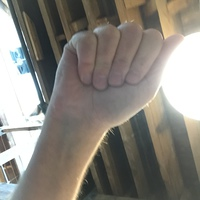
#> input picture dataset/A/A0002_test.jpg, 200 x 200 px; its folder holds only this picture in this run
$ python -i segmentation.py   (imports and definitions only)   (older library calls are emulated)
#> lines starting #> are read from the running program, lines starting #| are printed output that depends on the picture; after the words box and inside, x2 and y2 are one past the last pixel; in counts of white or black regions, pixels touching at a corner belong together
"""
Task 6: Image Segmentation Module
Implements edge detection operators (Roberts, Prewitt, Sobel, Laplacian),
thresholding techniques (Global, Otsu, Adaptive), practical HSV/YCrCb skin segmentation,
and quantitative segmentation quality analysis.
"""

import cv2
import numpy as np


# ==========================================================
# EDGE DETECTION OPERATORS
# ==========================================================

# [76 lines left out: functions roberts_edge, prewitt_edge, sobel_edge, laplacian_edge, global_threshold, otsu_threshold and 1 more, not called in this run]


def hsv_skin_segmentation(image_bgr, lower_hsv=None, upper_hsv=None, min_sat=26):
    """
    Practical skin color segmentation combining HSV and YCrCb color spaces.
    Handles varied lighting and hand gesture foreground extraction reliably.
    Rejects beige clothing and background walls by using a calibrated saturation threshold.
    If image is grayscale, falls back to automatic Otsu segmentation.
    """
    if len(image_bgr.shape) == 2 or (len(image_bgr.shape) == 3 and image_bgr.shape[2] == 1):
        mask, _ = otsu_threshold(image_bgr)
        return mask

    if lower_hsv is None:
        lower_hsv = np.array([0, min_sat, 45], dtype=np.uint8)
    if upper_hsv is None:
        upper_hsv = np.array([25, 255, 255], dtype=np.uint8)

    hsv = cv2.cvtColor(image_bgr, cv2.COLOR_BGR2HSV)
    hsv_mask = cv2.inRange(hsv, lower_hsv, upper_hsv)

    ycrcb = cv2.cvtColor(image_bgr, cv2.COLOR_BGR2YCrCb)
    lower_ycrcb = np.array([0, 133, 78], dtype=np.uint8)
    upper_ycrcb = np.array([255, 175, 128], dtype=np.uint8)
    ycrcb_mask = cv2.inRange(ycrcb, lower_ycrcb, upper_ycrcb)

    # Fusion of both color space constraints
    combined = cv2.bitwise_and(hsv_mask, ycrcb_mask)
    return combined


# [65 lines left out: function prune_forearm_wrist, not called in this run]


def detect_hand_bounding_box(image_bgr, min_sat=26):
    """
    Automated DIP Hand Localization:
    Finds the most prominent hand candidate within the frame using skin segmentation,
    geometric aspect ratios, and palm distance transform scoring.
    Returns (x, y, w, h) bounding box.
    """
    h, w = image_bgr.shape[:2]
    total_area = float(h * w)

    skin = hsv_skin_segmentation(image_bgr, min_sat=min_sat)
    se = cv2.getStructuringElement(cv2.MORPH_ELLIPSE, (5, 5))
    skin = cv2.morphologyEx(skin, cv2.MORPH_OPEN, se)
    skin = cv2.morphologyEx(skin, cv2.MORPH_CLOSE, se)

    num_labels, labels, stats, _ = cv2.connectedComponentsWithStats(skin, connectivity=8)
    if num_labels <= 1:
        # Fallback to central region
        dim = int(min(h, w) * 0.65)
        return max(0, w // 2 - dim // 2), max(0, h // 2 - dim // 2), dim, dim

    candidates = []
    for i in range(1, num_labels):
        area = stats[i, cv2.CC_STAT_AREA]
        if area < total_area * 0.01 or area > total_area * 0.6:
            continue
        bx = stats[i, cv2.CC_STAT_LEFT]
        by = stats[i, cv2.CC_STAT_TOP]
        bw = stats[i, cv2.CC_STAT_WIDTH]
        bh = stats[i, cv2.CC_STAT_HEIGHT]
        aspect = float(bw) / max(1, bh)

        comp_mask = (labels == i).astype(np.uint8) * 255
        dist = cv2.distanceTransform(comp_mask, cv2.DIST_L2, 5)
        max_d = float(np.max(dist))

        # Score favors square-like hand aspect ratios and solid palm cores
        score = max_d * (1.0 / (abs(aspect - 0.9) + 0.3))
        candidates.append((score, (bx, by, bw, bh)))

    if not candidates:
        dim = int(min(h, w) * 0.65)
        return max(0, w // 2 - dim // 2), max(0, h // 2 - dim // 2), dim, dim

    candidates.sort(key=lambda c: c[0], reverse=True)
    best_bx, best_by, best_bw, best_bh = candidates[0][1]

    # Add 15% margin and make square
    pad = int(max(best_bw, best_bh) * 0.15)
    cx = best_bx + best_bw // 2
    cy = best_by + best_bh // 2
    half_side = int(max(best_bw, best_bh) * 0.55) + pad

    x1 = max(0, cx - half_side)
    y1 = max(0, cy - half_side)
    x2 = min(w, cx + half_side)
    y2 = min(h, cy + half_side)

    return x1, y1, x2 - x1, y2 - y1


# ==========================================================
# SEGMENTATION EVALUATION & STATS
# ==========================================================

# [45 lines left out: functions calculate_binary_stats, get_task6_comparison_table, not called in this run]

>>> import cv2
>>> picture = cv2.imread('../../dataset/A/A0002_test.jpg')
#> picture is the input picture: shape (200, 200, 3); mean B, G, R 124.5, 132, 136.3
>>> result = detect_hand_bounding_box(picture)
#> in hsv_skin_segmentation, `hsv = cv2.cvtColor(image_bgr, cv2.COLOR_BGR2HSV)`: hsv: shape (200, 200, 3); mean H, S, V 39.1, 34.1, 138.9
#> in hsv_skin_segmentation, `hsv_mask = cv2.inRange(hsv, lower_hsv, upper_hsv)`:
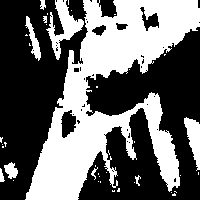
#> hsv_mask: shape (200, 200); 41.4% white; 41 white regions (31 under 20 px), largest, box (x1, y1, x2, y2) and area: (25, 0, 200, 200) 14602, (46, 0, 84, 60) 829, (184, 117, 200, 171) 479
#> in hsv_skin_segmentation, `ycrcb = cv2.cvtColor(image_bgr, cv2.COLOR_BGR2YCrCb)`: ycrcb: shape (200, 200, 3); mean of channels 0, 1, 2 132.4, 130.8, 123.6
#> in hsv_skin_segmentation, `ycrcb_mask = cv2.inRange(ycrcb, lower_ycrcb, upper_ycrcb)`:
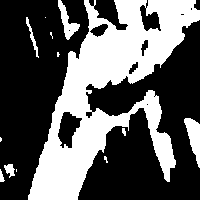
#> ycrcb_mask: shape (200, 200); 37.3% white; 13 white regions (6 under 20 px), largest, box (x1, y1, x2, y2) and area: (28, 0, 200, 200) 13854, (184, 118, 200, 168) 431, (58, 0, 80, 40) 320
#> in hsv_skin_segmentation, `combined = cv2.bitwise_and(hsv_mask, ycrcb_mask)`:
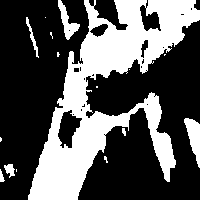
#> combined: shape (200, 200); 34.5% white; 16 white regions (9 under 20 px), largest, box (x1, y1, x2, y2) and area: (28, 0, 200, 200) 12706, (184, 118, 200, 168) 429, (58, 0, 80, 40) 320
#> in detect_hand_bounding_box, `skin = cv2.morphologyEx(skin, cv2.MORPH_OPEN, se)`: skin: shape (200, 200); 33.1% white; 7 white regions, largest, box (x1, y1, x2, y2) and area: (28, 0, 200, 200) 10870, (130, 92, 176, 181) 1264, (184, 118, 200, 165) 422
#> in detect_hand_bounding_box, `skin = cv2.morphologyEx(skin, cv2.MORPH_CLOSE, se)`:
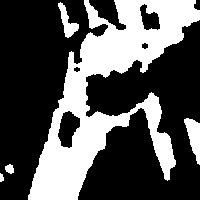
#> skin: shape (200, 200); 33.6% white; 5 white regions, box (x1, y1, x2, y2) and area: (28, 0, 200, 200) 12625, (184, 118, 200, 165) 423, (58, 2, 79, 38) 301, (5, 164, 14, 174) 66, (0, 173, 4, 182) 28
#> in detect_hand_bounding_box, `num_labels, labels, stats, _ = cv2.connectedComponentsWithStats(skin, ..`:
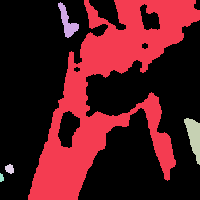
#> labels: shape (200, 200) int32; 6 distinct labels, from 0 to 5; one colour per label, 0 black
#> in detect_hand_bounding_box, `num_labels, labels, stats, _ = cv2.connectedComponentsWithStats(skin, ..`: num_labels = 6; stats = [[0, 0, 200, 200, 26557], [28, 0, 172, 200, 12625], [58, 2, 21, 36, 301], [184, 118, 16, 47, 423], [5, 164, 9, 10, 66], [0, 173, 4, 9, 28]]
#> the loop in detect_hand_bounding_box, `for i in range(1, num_labels):` made 5 passes
#> area on passes 2, 4, 5: 301, 66, 28
#> (area, bx, by, bw, bh, aspect, max_d, score) on passes 1, 3: (12625, 28, 0, 172, 200, 0.86, 25, 73.53), (423, 184, 118, 16, 47, 0.34, 11, 12.8)
#> pass 1, in detect_hand_bounding_box, `dist = cv2.distanceTransform(comp_mask, cv2.DIST_L2, 5)`:
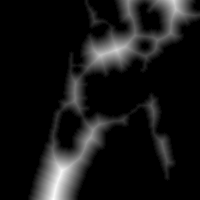
#> dist: shape (200, 200) float32; min 0, max 25, mean 2.2; drawn with min black and max white
#> pass 3, in detect_hand_bounding_box, `comp_mask = (labels == i).astype(np.uint8) * 255`:
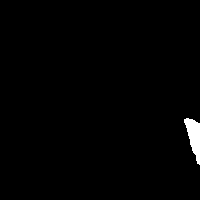
#> comp_mask: shape (200, 200); 1.1% white; 1 white region, box (x1, y1, x2, y2) and area: (184, 118, 200, 165) 423
#> after the loop in detect_hand_bounding_box, `for i in range(1, num_labels):`: candidates = [(73.53, (28, 0, 172, 200)), (12.8, (184, 118, 16, 47))]
#> in detect_hand_bounding_box, `best_bx, best_by, best_bw, best_bh = candidates[0][1]`: best_bx = 28; best_by = 0; best_bw = 172; best_bh = 200
#> in detect_hand_bounding_box, `pad = int(max(best_bw, best_bh) * 0.15)`: pad = 30
#> in detect_hand_bounding_box, `cx = best_bx + best_bw // 2`: cx = 114
#> in detect_hand_bounding_box, `cy = best_by + best_bh // 2`: cy = 100
#> in detect_hand_bounding_box, `half_side = int(max(best_bw, best_bh) * 0.55) + pad`: half_side = 140
#> in detect_hand_bounding_box, `x1 = max(0, cx - half_side)`: x1 = 0
#> in detect_hand_bounding_box, `x2 = min(w, cx + half_side)`: x2 = 200
#> result = (0, 0, 200, 200)

$ run again, on dataset/A/A0003_test.jpg
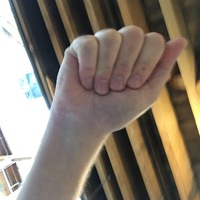
#> input picture dataset/A/A0003_test.jpg, 200 x 200 px
#> picture is the input picture: shape (200, 200, 3); mean B, G, R 106.7, 120.3, 132
#> hsv: shape (200, 200, 3); mean H, S, V 42.4, 61.5, 134.3
#> hsv_mask: shape (200, 200); 53.3% white; 28 black regions (13 under 20 px), largest, box (x1, y1, x2, y2) and area: (0, 0, 122, 200) 13881, (139, 110, 180, 200) 1098, (114, 128, 150, 200) 803
#> ycrcb: shape (200, 200, 3); mean of channels 0, 1, 2 122.3, 135, 119.2
#> ycrcb_mask: shape (200, 200); 52.8% white; 19 black regions (6 under 20 px), largest, box (x1, y1, x2, y2) and area: (0, 0, 107, 200) 12725, (139, 110, 180, 200) 1251, (114, 128, 149, 200) 847
#> combined: shape (200, 200); 47.4% white; 27 white regions (20 under 20 px), largest, box (x1, y1, x2, y2) and area: (46, 0, 200, 200) 17579, (56, 0, 78, 42) 459, (38, 0, 64, 64) 417
#> in detect_hand_bounding_box, `num_labels, labels, stats, _ = cv2.connectedComponentsWithStats(skin, ..`:
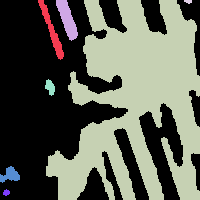
#> labels: shape (200, 200) int32; 8 distinct labels, from 0 to 7; one colour per label, 0 black
#> num_labels = 8; stats = [[0, 0, 200, 200, 21215], [38, 0, 26, 60, 398], [56, 0, 22, 41, 453], [46, 0, 154, 200, 17572], [184, 0, 8, 4, 24], [45, 79, 10, 17, 108], [0, 166, 20, 17, 196], [3, 189, 7, 7, 34]]
#> the loop in detect_hand_bounding_box, `for i in range(1, num_labels):` made 7 passes
#> area on passes 1, 4, 5, 6, 7: 398, 24, 108, 196, 34
#> pass 3, in detect_hand_bounding_box, `dist = cv2.distanceTransform(comp_mask, cv2.DIST_L2, 5)`:
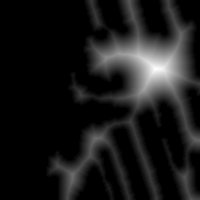
#> dist: shape (200, 200) float32; min 0, max 35.77, mean 3.6; drawn with min black and max white
#> after the loop in detect_hand_bounding_box, `for i in range(1, num_labels):`: candidates = [(9.34, (56, 0, 22, 41)), (83.19, (46, 0, 154, 200))]
#> best_bx = 46; best_by = 0; best_bw = 154; best_bh = 200
#> pad = 30
#> cx = 123
#> cy = 100
#> half_side = 140
#> x1 = 0
#> x2 = 200
#> result = (0, 0, 200, 200)

$ run again, on dataset/A/A0006_test.jpg
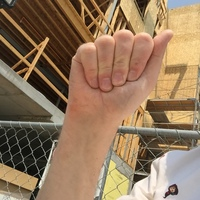
#> input picture dataset/A/A0006_test.jpg, 200 x 200 px
#> picture is the input picture: shape (200, 200, 3); mean B, G, R 92.6, 119.8, 147
#> hsv: shape (200, 200, 3); mean H, S, V 21.6, 103.3, 147.7
#> hsv_mask: shape (200, 200); 77.5% white; 97 black regions (77 under 20 px), largest, box (x1, y1, x2, y2) and area: (0, 66, 67, 200) 3849, (134, 146, 200, 200) 2327, (96, 151, 130, 200) 884
#> ycrcb: shape (200, 200, 3); mean of channels 0, 1, 2 124.8, 143.8, 109.8
#> ycrcb_mask: shape (200, 200); 80.7% white; 33 black regions (21 under 20 px), largest, box (x1, y1, x2, y2) and area: (0, 60, 66, 200) 4050, (161, 145, 200, 200) 1711, (119, 127, 200, 143) 577
#> combined: shape (200, 200); 74.7% white; 69 black regions (55 under 20 px), largest, box (x1, y1, x2, y2) and area: (0, 45, 67, 200) 4673, (133, 145, 200, 200) 2411, (95, 150, 132, 200) 1025
#> in detect_hand_bounding_box, `num_labels, labels, stats, _ = cv2.connectedComponentsWithStats(skin, ..`:
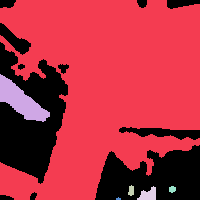
#> labels: shape (200, 200) int32; 7 distinct labels, from 0 to 6; one colour per label, 0 black
#> num_labels = 7; stats = [[0, 0, 200, 200, 10812], [0, 0, 200, 200, 27863], [0, 74, 50, 48, 1056], [128, 185, 6, 11, 51], [137, 186, 19, 14, 168], [169, 186, 7, 7, 39], [116, 197, 5, 3, 11]]
#> the loop in detect_hand_bounding_box, `for i in range(1, num_labels):` made 6 passes
#> area on passes 1, 3, 4, 5: 27863, 51, 168, 39
#> pass 2, in detect_hand_bounding_box, `dist = cv2.distanceTransform(comp_mask, cv2.DIST_L2, 5)`:
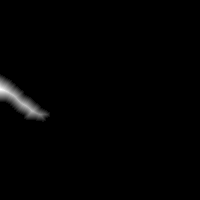
#> dist: shape (200, 200) float32; min 0, max 13, mean 0.129; drawn with min black and max white
#> after the loop in detect_hand_bounding_box, `for i in range(1, num_labels):`: candidates = [(29.43, (0, 74, 50, 48))]
#> best_bx = 0; best_by = 74; best_bw = 50; best_bh = 48
#> pad = 7
#> cx = 25
#> cy = 98
#> half_side = 34
#> x1 = 0
#> y1 = 64
#> x2 = 59
#> y2 = 132
#> result = (0, 64, 59, 68)

$ run again, on dataset/A/A0007_test.jpg
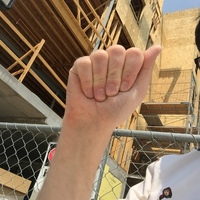
#> input picture dataset/A/A0007_test.jpg, 200 x 200 px
#> picture is the input picture: shape (200, 200, 3); mean B, G, R 91.4, 118.2, 144.2
#> hsv: shape (200, 200, 3); mean H, S, V 22.8, 104.3, 145.2
#> hsv_mask: shape (200, 200); 76.2% white; 118 black regions (98 under 20 px), largest, box (x1, y1, x2, y2) and area: (0, 72, 64, 200) 3804, (125, 147, 200, 200) 2467, (92, 153, 124, 200) 779
#> ycrcb: shape (200, 200, 3); mean of channels 0, 1, 2 123, 143.2, 110.2
#> ycrcb_mask: shape (200, 200); 79.3% white; 37 black regions (25 under 20 px), largest, box (x1, y1, x2, y2) and area: (0, 64, 61, 200) 4029, (114, 130, 200, 200) 2540, (92, 150, 135, 200) 510
#> combined: shape (200, 200); 73.3% white; 94 black regions (76 under 20 px), largest, box (x1, y1, x2, y2) and area: (0, 47, 64, 200) 4637, (92, 130, 200, 200) 4148, (33, 59, 66, 104) 402
#> labels: shape (200, 200) int32; 9 distinct labels, from 0 to 8
#> num_labels = 9; stats = [[0, 0, 200, 200, 11286], [0, 0, 200, 200, 26754], [0, 79, 46, 44, 956], [52, 93, 5, 5, 17], [0, 167, 31, 33, 734], [135, 168, 19, 16, 107], [163, 189, 7, 7, 36], [136, 192, 15, 8, 93], [114, 197, 7, 3, 17]]
#> the loop in detect_hand_bounding_box, `for i in range(1, num_labels):` made 8 passes
#> area on passes 1, 5, 6, 7: 26754, 107, 36, 93
#> after the loop in detect_hand_bounding_box, `for i in range(1, num_labels):`:
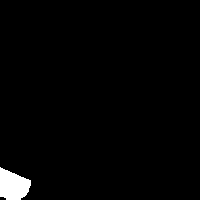
#> comp_mask: shape (200, 200); 1.8% white; 1 white region, box (x1, y1, x2, y2) and area: (0, 167, 31, 200) 734
#> after the loop in detect_hand_bounding_box, `for i in range(1, num_labels):`: candidates = [(27.37, (0, 79, 46, 44)), (41.25, (0, 167, 31, 33))]
#> best_bx = 0; best_by = 167; best_bw = 31; best_bh = 33
#> pad = 4
#> cx = 15
#> cy = 183
#> half_side = 22
#> x1 = 0
#> y1 = 161
#> x2 = 37
#> y2 = 200
#> result = (0, 161, 37, 39)
